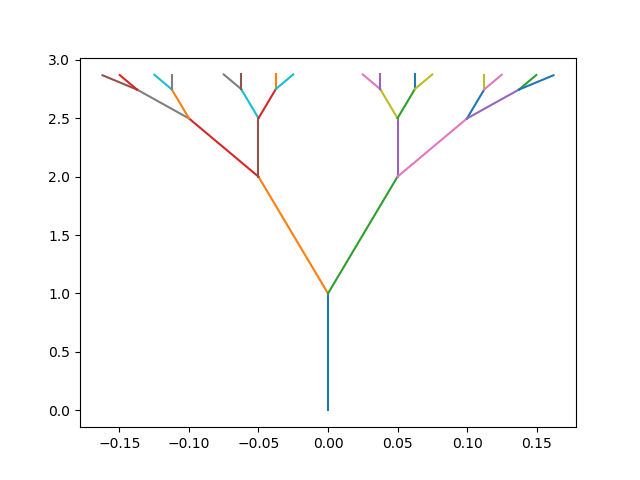

Source code (Python):
from matplotlib import pyplot as plt
import numpy as np
import yaml
from argparse import ArgumentParser


def update_branch_np(branch, angles, x_end, y_end):
    l_angles = angles - branch["angle"]
    r_angles = angles + branch["angle"]
    angles = np.hstack((l_angles, r_angles))
    x_start = np.hstack((x_end, x_end))
    y_start = np.hstack((y_end, y_end))
    x_end = x_start + branch["length"]*np.sin(angles)
    y_end = y_start + branch["length"]*np.cos(angles)
    return [x_start, y_start, x_end, y_end, angles]


def process():

    parser = ArgumentParser(description="find the tree of life structure.")
    parser.add_argument('--length', default=1, type=float,
                        help="length of inital branch")
    parser.add_argument('--angle', default=0.05, type=float,
                        help="angle of separation between branches")
    parser.add_argument('--scale', default=0.5, type=float,
                        help="scale down of branch length per iteration")
    parser.add_argument('--iterations', default=4, type=int,
                        help="number of iterations")
    args = parser.parse_args()

    tree = yaml.load(open("config.yml"))

    tree["branch"]["length"] = args.length
    tree["branch"]["angle"] = args.angle
    tree["scale"] = args.scale
    tree["iterations"] = args.iterations

    angles = np.array(0)
    x_end = np.array(0)
    y_end = np.array(1)
    plt.plot([0, 0], [x_end, y_end])

    for i in range(tree["iterations"]):
        [x_start, y_start, x_end, y_end,
         angles] = update_branch_np(tree["branch"], angles, x_end, y_end)
        plt.plot([x_start, x_end], [y_start, y_end])
        tree["branch"]["length"] *= tree["scale"]

    plt.savefig('tree_np.png')


if __name__ == "__main__":
    process()
